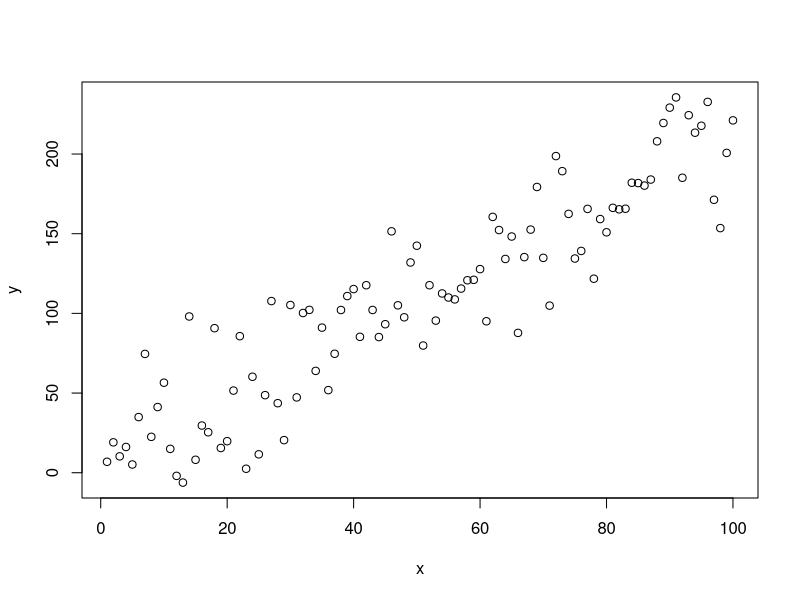
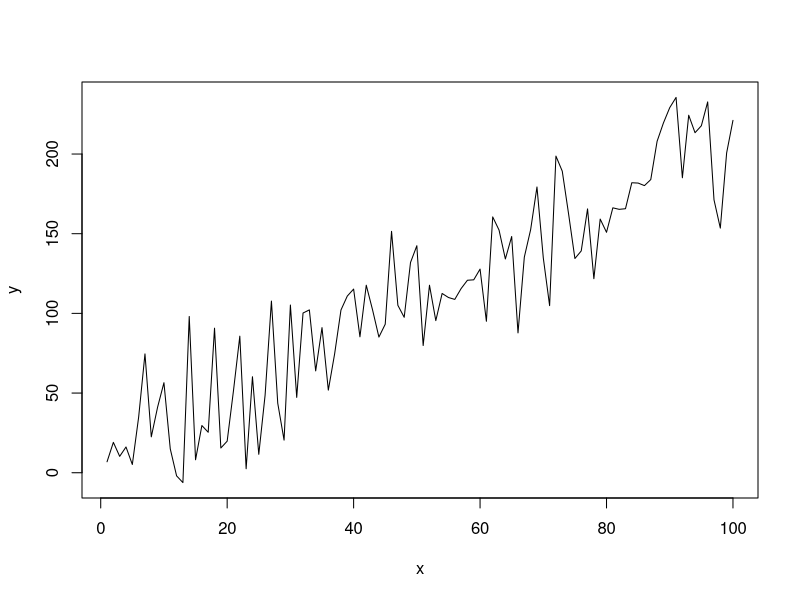
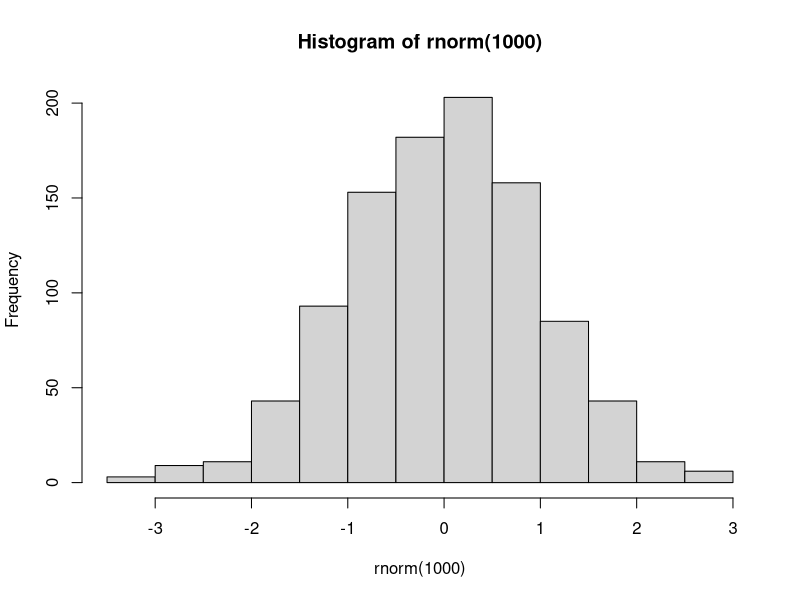
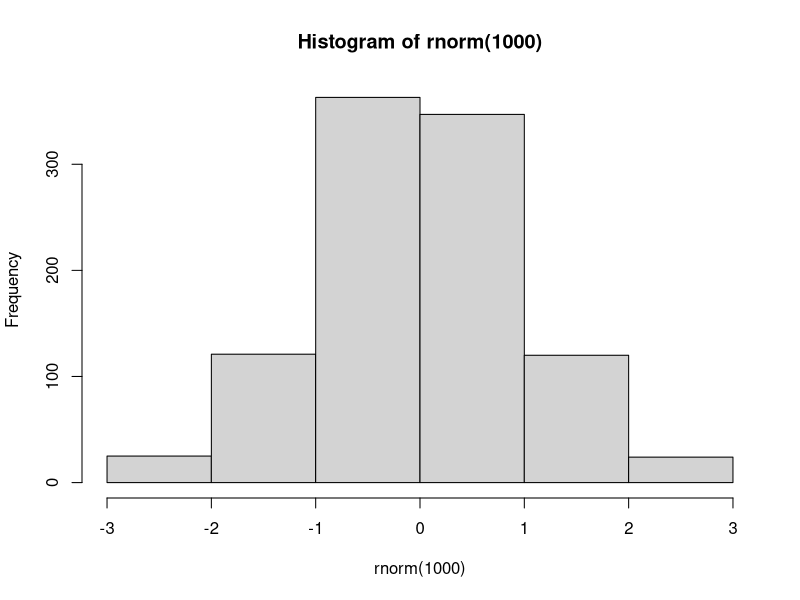
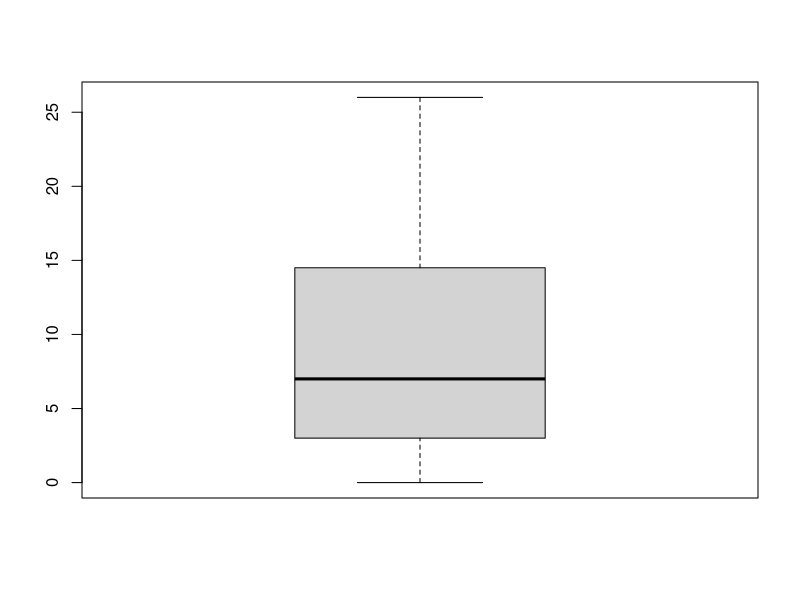
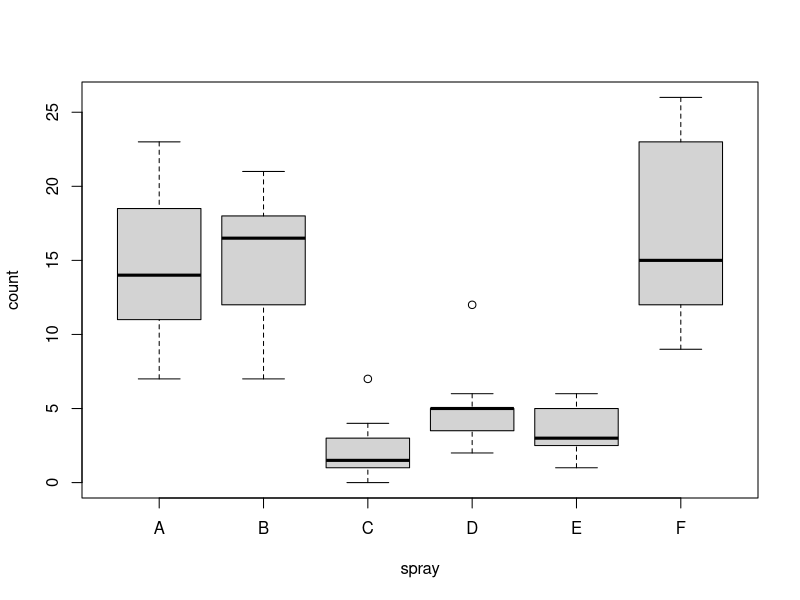
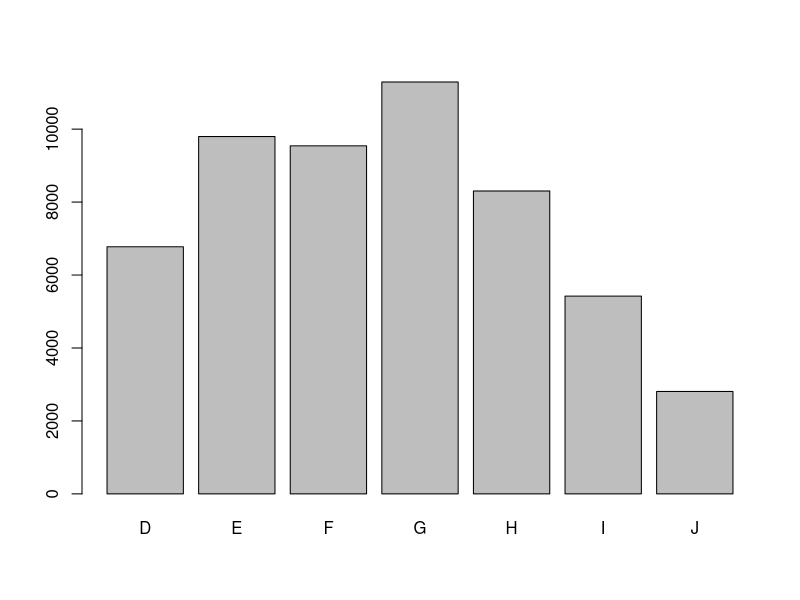
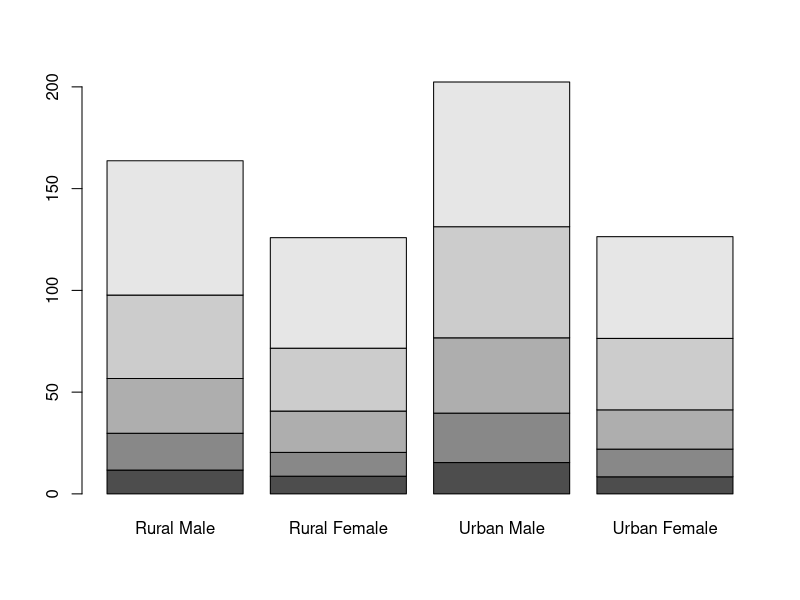

Recreate these plots in R, in order.
## ---- chunk 1
n <- 100
x <- 1:n
y <- 5 + 2 * x + rnorm(n, sd = 30)
plot(x, y)
## ---- chunk 2
plot(x, y, type = "l")
## ---- chunk 3
hist(rnorm(1000))
## ---- chunk 4
hist(rnorm(1000), breaks = 6)
## ---- chunk 5
boxplot(InsectSprays$count, col = "lightgray")
## ---- chunk 6
boxplot(count ~ spray, data = InsectSprays, col = "lightgray")
## ---- chunk 7
data(diamonds, package = "ggplot2")
tabela <- table(diamonds$color)
tabela
barplot(tabela)
## ---- chunk 8
VADeaths
## ---- chunk 9
barplot(VADeaths)
